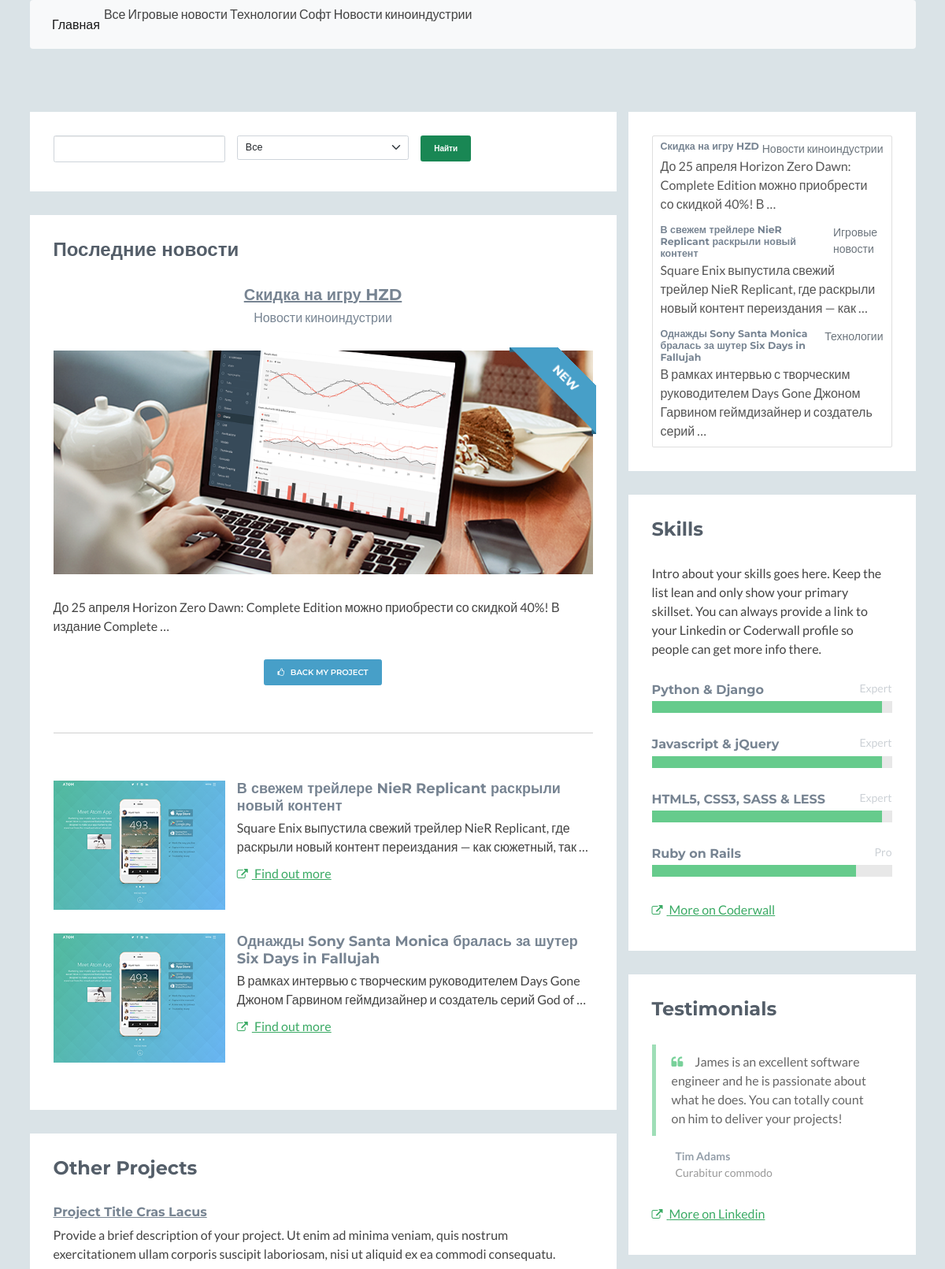
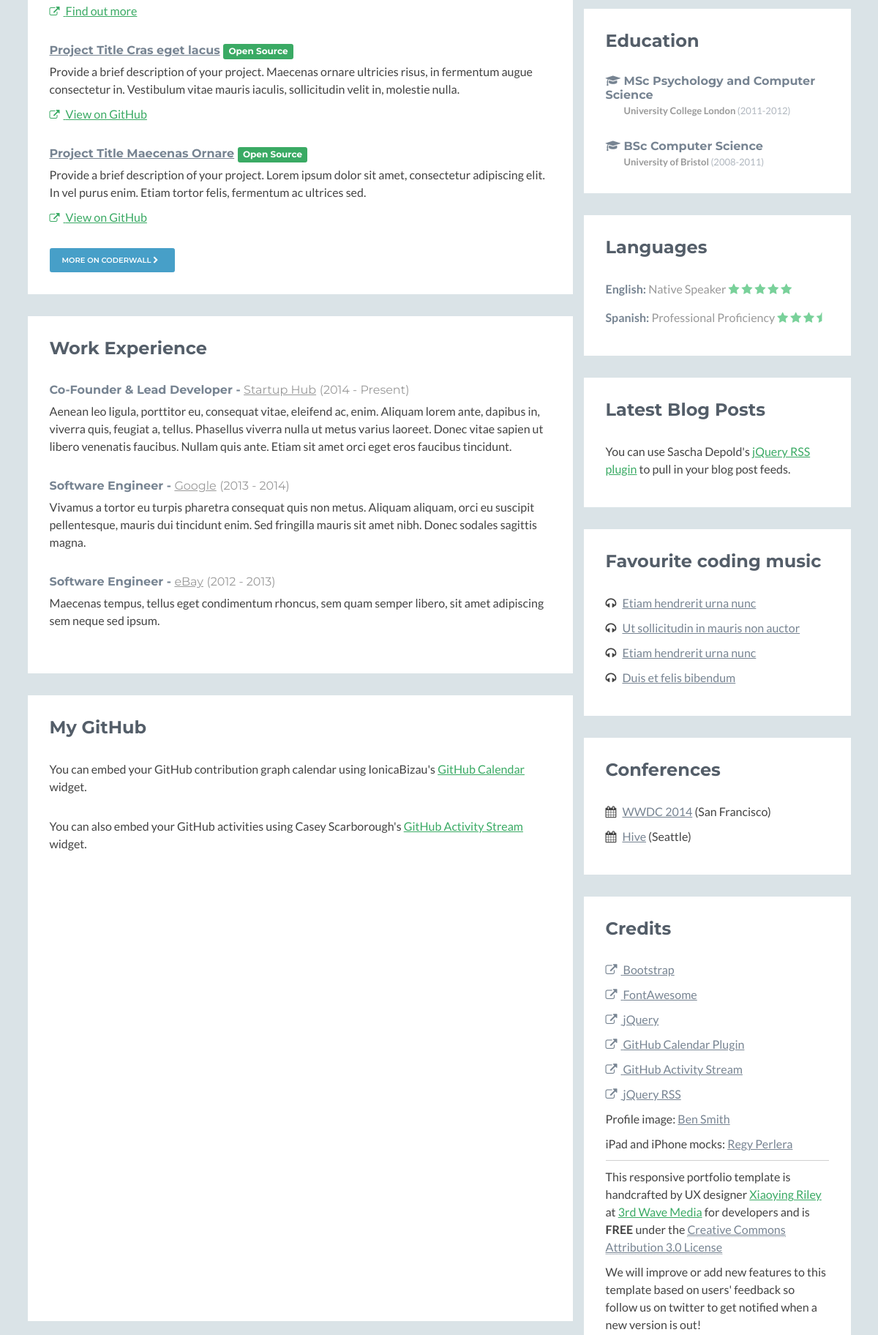
The page / (upper part) on the database its author committed (2 pictures, top to bottom).
### gameblog/models.py (models this page shows, shortened)
class Post(models.Model):
    CATEGORIES = [
        (0, 'Все'),
        (1, 'Игровые новости'),
        (2, 'Технологии'),
        (3, 'Софт'),
        (4, 'Новости киноиндустрии'),
    ]
    title = models.CharField(max_length=200)
    content = models.TextField(blank=True)
    category = models.SmallIntegerField(choices=CATEGORIES, default=0)
    publish = models.BooleanField(default=False)
    slug = models.SlugField(null=False, unique=True, blank=True)
    class Meta:
        ordering = ('id', 'publish')

### gameblog/views.py (the view)
# urls.py: path('', post_list, name='post_list'),
def post_list(request):
    posts = Post.objects.all().filter(publish=True)
    title = request.GET.get('title')
    category = request.GET.get('category')
    categories = Post.CATEGORIES
    if title or category:
        posts = Post.objects.all().filter(publish=True).filter(Q(title__icontains=title) |
                                                               Q(category=category))
    context = {
        'posts': posts,
        'categories': categories,
    }
    return render(request, 'gameblog/post_list.html', context)

### templates/gameblog/post_list.html (shortened to what this page needs)
{% extends 'base.html' %}
{% load static %}
{% block content %}
    <section class="about section">
        <div class="section-inner">
            <form action="." method="get">
                <div class="row">
                    <div class="col">
                        <input class="form-control" type="text" name="title">
                    </div>
                    <div class="col">
                        <select class="form-select form-select-lg mb-3" aria-label="Default select example"
                                name="category">
                            <option selected value="0">Все</option>
                        </select>
                    </div>
                    <div class="col">
                        <input type="submit" value="Найти" class="btn btn-success">
                    </div>
                </div>
            </form>
        </div>
    </section>
    {% for post in posts|slice:':1' %}
        <section class="latest section">
        <div class="section-inner">
        <h2 class="heading">Последние новости</h2>
        <div class="content">
        <div class="item featured text-center">
            <h3 class="title"><a
                    href="{% url 'gameblog:post_details' post.slug %}">{{ post.title }}</a></h3>
            <p class="summary">{{ post.get_category_display }}</p>
            <div class="featured-image">
                <a href="http://themes.3rdwavemedia.com/website-templates/responsive-bootstrap-theme-for-products-velocity/"
                   target="_blank">
                    <img class="img-responsive project-image" src="{% static 'images/projects/project-featured.png' %}"
                         alt="project name"/>
                </a>
                <div class="ribbon">
                    <div class="text">New</div>
                </div>
            </div>
            <div class="desc text-left">
                <p>{{ post.content|truncatewords:16 }}</p>
            </div>
            <a class="btn btn-cta-secondary"
               href="http://themes.3rdwavemedia.com/website-templates/responsive-bootstrap-theme-for-products-velocity/"
               target="_blank"><i class="fa fa-thumbs-o-up"></i> Back my project</a>
        </div>
    {% endfor %}
<hr class="divider"/>
{% for post in posts|slice:'1:' %}
    <div class="item row">
        <a class="col-md-4 col-sm-4 col-xs-12"
           href="http://themes.3rdwavemedia.com/website-templates/responsive-bootstrap-theme-mobile-apps-atom/"
           target="_blank">
            <img class="img-responsive project-image" src="{% static 'images/projects/project-5.png' %}"
                 alt="project name"/>
        </a>
        <div class="desc col-md-8 col-sm-8 col-xs-12">
            <h3 class="title">{{ post.title }}</h3>
            <p>{{ post.content|truncatewords:16 }}</p>
            <p><a class="more-link"
                  href="http://themes.3rdwavemedia.com/website-templates/responsive-bootstrap-theme-mobile-apps-atom/"
                  target="_blank"><i class="fa fa-external-link"></i> Find out more</a></p>
        </div>
    </div>
{% endfor %}
</div>
</div>
</section>
{% endblock %}

### templates/gameblog/latest_posts.html
<div class="list-group">
    {% for post in latest_posts %}
        <a href="news/{{ post.slug }}" class="list-group-item list-group-item-action">
            <div class="d-flex w-100 justify-content-between">
                <h5 class="mb-1">{{ post.title }}</h5>
                <small class="text-muted">{{ post.get_category_display }}</small>
            </div>
            <p class="mb-1">{{ post.content|truncatewords:14 }}</p>
        </a>
    {% endfor %}
</div>

### rows shown on the page
Post: title "Скидка на игру HZD", category "Новости киноиндустрии", content "До 25 апреля Horizon Zero Dawn: Complete Edition можно приобрести со скидкой 40%! В издание Complete …", content "До 25 апреля Horizon Zero Dawn: Complete Edition можно приобрести со скидкой 40%! В …"
Post: title "В свежем трейлере NieR Replicant раскрыли новый контент", content "Square Enix выпустила свежий трейлер NieR Replicant, где раскрыли новый контент переиздания — как сюжетный, так …", category "Игровые новости", content "Square Enix выпустила свежий трейлер NieR Replicant, где раскрыли новый контент переиздания — как …"
Post: title "Однажды Sony Santa Monica бралась за шутер Six Days in Fallujah", content "В рамках интервью с творческим руководителем Days Gone Джоном Гарвином геймдизайнер и создатель серий God of …", category "Технологии", content "В рамках интервью с творческим руководителем Days Gone Джоном Гарвином геймдизайнер и создатель серий …"

### other values the page prints
{{ category.1 }} "Все" "Игровые новости" "Технологии" "Софт" "Новости киноиндустрии"
